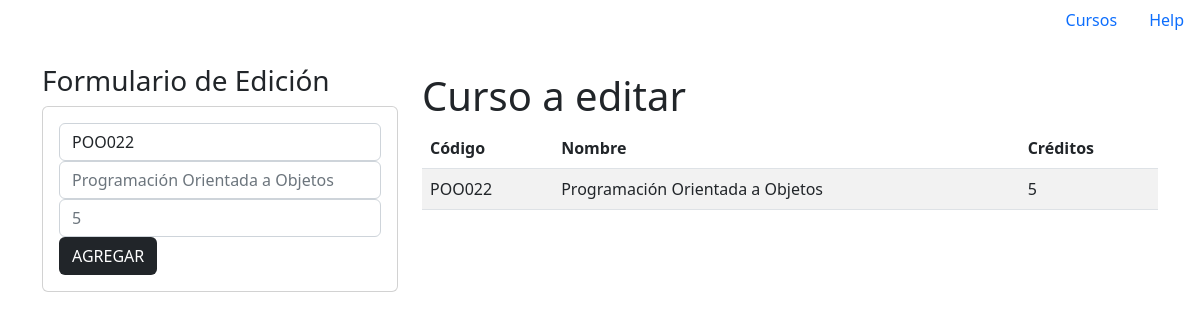
/edicion/POO022, run on the app's committed database.
### Apps/Academico/models.py (models this page shows, shortened)
class curso (models.Model):
    codigo = models.CharField(primary_key = True, max_length = 6)
    nombre = models.CharField(max_length=50)
    creditos = models.PositiveSmallIntegerField()

### Apps/Academico/views.py (the view)
# urls.py: path('edicion/<codigo>', views.edit),
def edit(request, codigo):
    ed_curso = curso.objects.get(codigo=codigo)
    return render(request, 'edicionCursos.html', {"curso":ed_curso})

### Apps/Academico/templates/edicionCursos.html (shortened to what this page needs)
{% extends './master.html' %}
{% block body %}
    <div class="container py-4">
        <div class="row">
            <div class="col-sm-12 col-md-6 col-lg-4 col-xl-4">
                <h3>
                    Formulario de Edición
                </h3>
                <div class="card">
                    <div class="card-body">
                        <form action="update/" method="post">
                            <div class="form-grup">
                                <input type="text" id="t_codigo" name="t_codigo" class="form-control" minlength="6" maxlength="6" required value="{{curso.codigo}}" readonly>
                            </div>
                            <div class="form-grup">
                                <input type="text" placeholder="{{curso.nombre}}" id="t_nombre" name="t_nombre" class="form-control" minlength="2" maxlength="50" required>
                            </div>
                            <div class="form-grup">
                                <input type="number" placeholder="{{curso.creditos}}" id="n_creditos" name="n_creditos" class="form-control" min="0" max="5" required>
                            </div>
                            <div class="form-grup">
                                <button type="submit" class="btn btn-succes btn-block text-bg-dark">
                                    AGREGAR
                                </button>
                            </div>
                        </form>
                    </div>
                </div>
            </div>
            <div class="col-sm-12 col-md-6 col-lg-8 col-xl-8">
                <div class="table-responsive py-2">
                    <h1>
                        Curso a editar
                    </h1>
                    <table class="table table-striped">
                        <thead>
                            <tr>
                                <th>Código</th>
                                <th>Nombre</th>
                                <th>Créditos</th>
                            </tr>
                        </thead>
                        <tbody>
                            <tr>
                                <td>{{curso.codigo}}</td>
                                <td>{{curso.nombre}}</td>
                                <td>{{curso.creditos}}</td>
                            </tr>
                        </tbody>
                    </table>
                </div>
            </div>
        </div>
    </div>
{% endblock body %}

### data on the page
curso: t_codigo "POO022", t_nombre "Programación Orientada a Objetos", n_creditos "5", codigo "POO022", nombre "Programación Orientada a Objetos", creditos "5"
